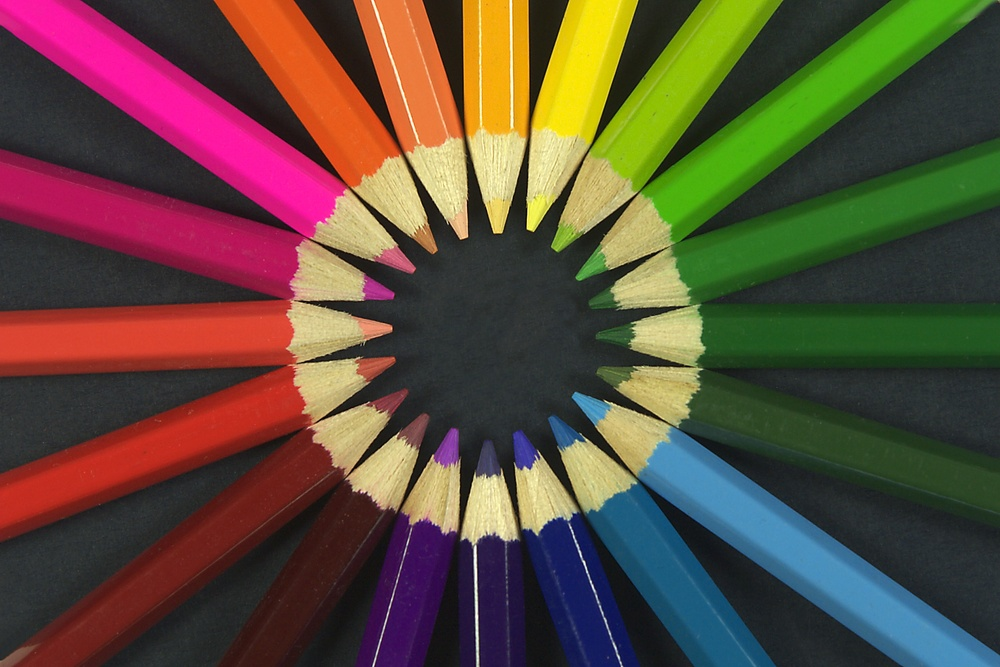
#> input picture Colouring_pencils.jpg, 1000 x 667 px, shrunk from 1884 x 1256 before the run
$ jupyter execute colordetection.ipynb
#> lines starting #> are read from the running program, lines starting #| are printed output that depends on the picture; after the words box and inside, x2 and y2 are one past the last pixel; in counts of white or black regions, pixels touching at a corner belong together
[cell 1]
import cv2
import numpy as np
import matplotlib.pyplot as plt

[cell 2]
img=cv2.imread('Colouring_pencils.jpg')
#> img is the input picture: shape (667, 1000, 3); mean B, G, R 58.7, 75, 92.9

[cell 3]
plt.figure(figsize=(20,8))
plt.imshow(img)

[cell 4]
imageRGB=cv2.cvtColor(img,cv2.COLOR_BGR2RGB)

[cell 5]
plt.figure(figsize=(20,8))

[cell 6]
plt.imshow(imageRGB)

[cell 7]
imageHSV=cv2.cvtColor(imageRGB,cv2.COLOR_RGB2HSV)
#> imageHSV: shape (667, 1000, 3); mean H, S, V 68.7, 123.6, 110.3

[cell 8]
lower = np.array([25,50,50])
upper = np.array([30,255,255])

[cell 9]
mask = cv2.inRange(imageHSV , lower , upper)
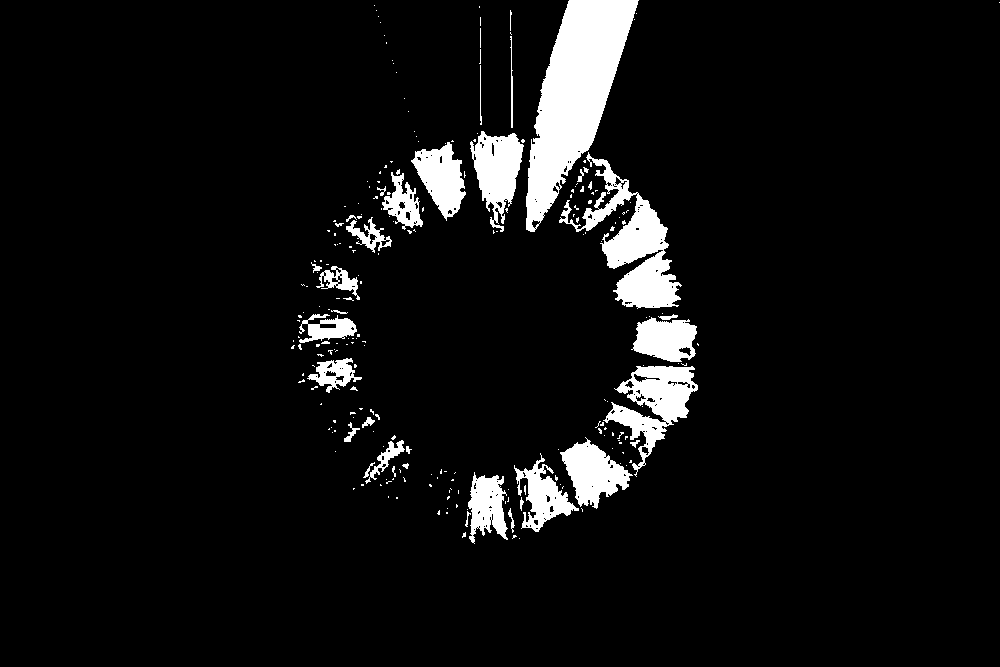
#> mask: shape (667, 1000); 6.5% white; 236 white regions (197 under 20 px), largest, box (x1, y1, x2, y2) and area: (526, 0, 639, 232) 12574, (559, 152, 682, 309) 6271, (603, 366, 698, 477) 4043

[cell 10]
plt.figure(figsize=(10,8))
plt.imshow(mask)

[cell 11]
res = cv2.bitwise_and(imageRGB, imageRGB ,mask=mask)
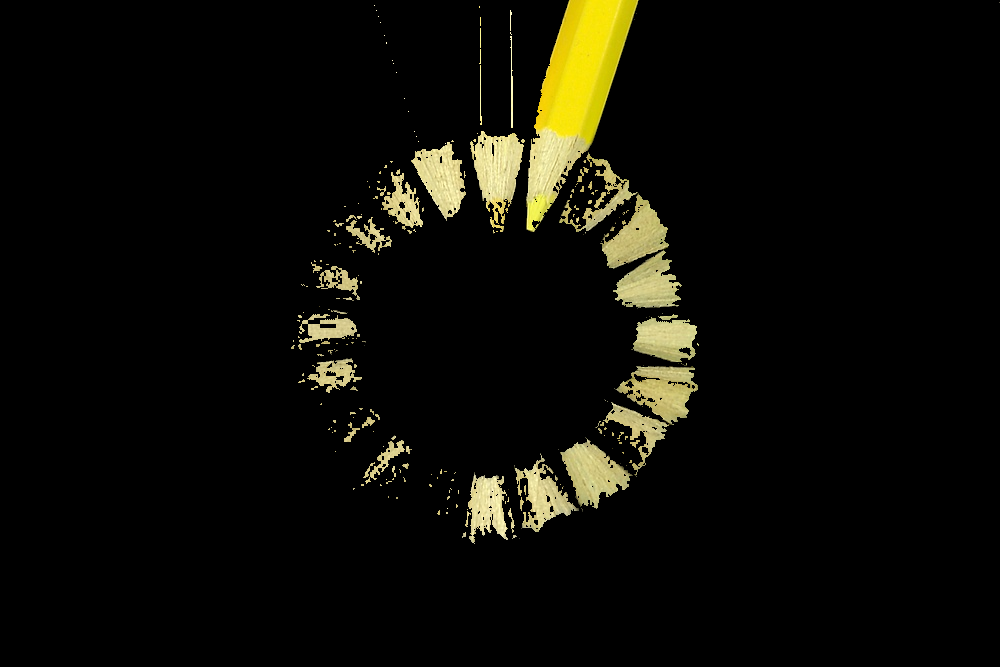
#> res: shape (667, 1000, 3); mean R, G, B 13.8, 13.1, 6.8

[cell 12]
plt.figure(figsize=(20,8))
plt.imshow(res)

[cell 13]
lower = np.array([130, 0, 0])
upper = np.array([200, 255, 255])


maskred=cv2.inRange(imageHSV,lower,upper)
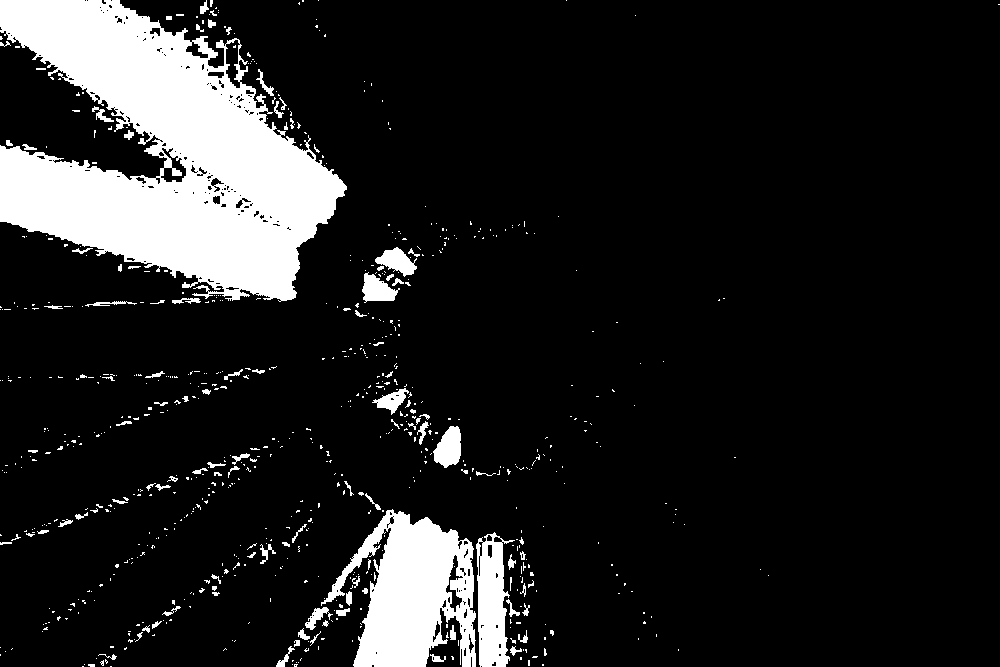
#> maskred: shape (667, 1000); 12.6% white; 741 white regions (636 under 20 px), largest, box (x1, y1, x2, y2) and area: (0, 0, 347, 302) 57656, (321, 509, 476, 667) 13732, (476, 532, 515, 667) 3335


plt.figure(figsize=(20,8))
plt.imshow(maskred)

[cell 14]
res1 = cv2.bitwise_and(imageRGB, imageRGB ,mask=maskred)
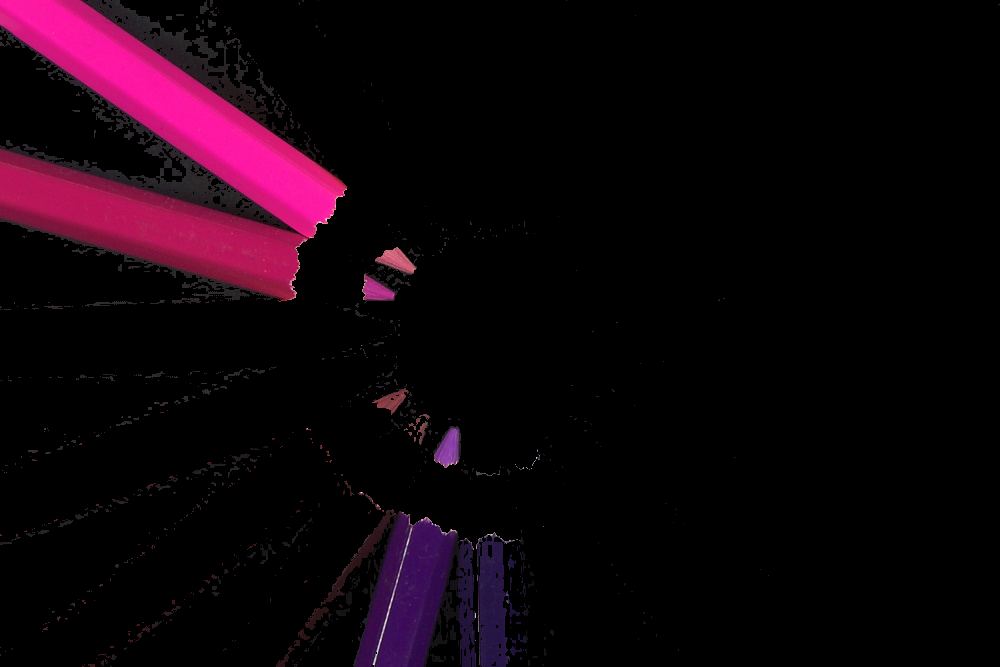
#> res1: shape (667, 1000, 3); mean R, G, B 16.7, 3.5, 10.9


plt.figure(figsize=(20,8))

[cell 15]
plt.imshow(res1)

[cell 16]
imgtest=cv2.imread('Rainbow-Colors.jpg')
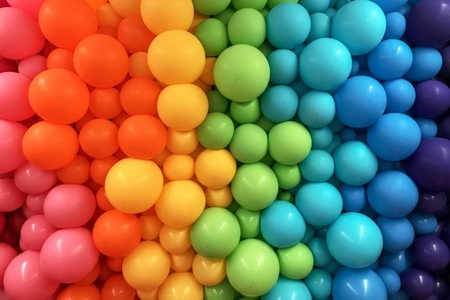
#> input picture Rainbow-Colors.jpg, 450 x 300 px, shrunk from 848 x 565 before the run
#> imgtest is the input picture: shape (300, 450, 3); mean B, G, R 82.9, 109.6, 136.1


plt.figure(figsize=(20,8))
plt.imshow(imgtest)

[cell 17]
imageRGB=cv2.cvtColor(imgtest,cv2.COLOR_BGR2RGB)
#> imageRGB: shape (300, 450, 3)


plt.figure(figsize=(20,8))

[cell 18]
plt.imshow(imageRGB)

[cell 19]
lower = np.array([25,150,50])
upper = np.array([30,255,255])


maskttest=cv2.inRange(imageRGB,lower,upper)
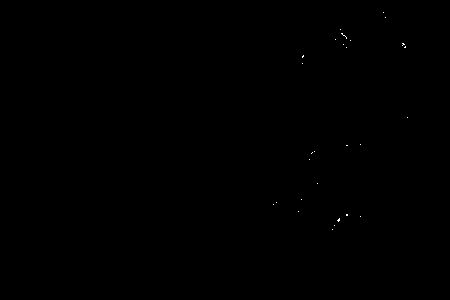
#> maskttest: shape (300, 450); 0.04% white in thin lines or dots, all inside (x1, y1, x2, y2) = (273, 12, 408, 230)


plt.figure(figsize=(20,8))

[cell 20]
plt.imshow(maskttest)

[cell 21]
lower = np.array([130, 0, 0])
upper = np.array([200, 255, 255])


mask=cv2.inRange(imageRGB,lower,upper)
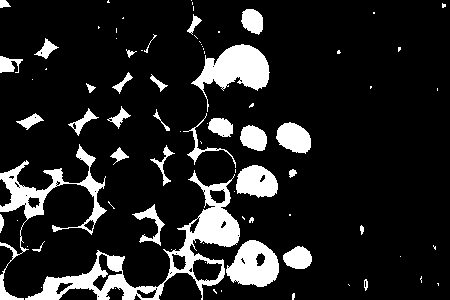
#> mask: shape (300, 450); 13.5% white; 81 white regions (48 under 20 px), largest, box (x1, y1, x2, y2) and area: (25, 170, 240, 300) 5092, (0, 144, 107, 300) 2556, (191, 44, 270, 112) 2312


plt.imshow(mask)

[cell 22]
res = cv2.bitwise_and(imageRGB,imageRGB ,mask=mask)
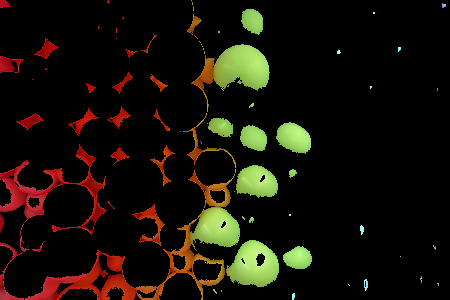
#> res: shape (300, 450, 3); mean R, G, B 22.5, 17, 7.7


plt.figure(figsize=(20,8))
plt.imshow(res)
